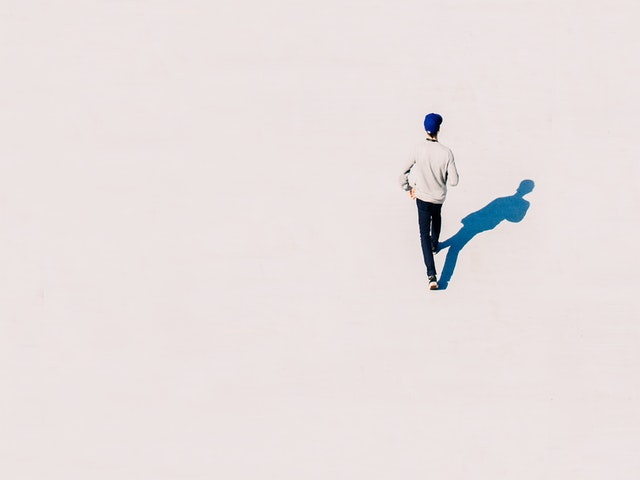
#> input picture haar_cascade/body_detection/body.jpg, 640 x 480 px
$ python body_detection.py
#> lines starting #> are read from the running program, lines starting #| are printed output that depends on the picture; after the words box and inside, x2 and y2 are one past the last pixel; in counts of white or black regions, pixels touching at a corner belong together
import cv2
img = cv2.imread("body.jpg")
#> img is the input picture: shape (480, 640, 3); mean B, G, R 224.1, 225, 232.8
body_cascade = cv2.CascadeClassifier("fullbody.xml")

gray = cv2.cvtColor(img, cv2.COLOR_BGR2GRAY)
bodies = body_cascade.detectMultiScale(gray , 1.1 ,1)
#> bodies = [[398, 157, 66, 133], [370, 70, 129, 258]]

for(x,y,w,h) in bodies:
    cv2.rectangle(img,(x,y),(x+w,y+h) , (0,0,255) , 3)
#> this loop made 2 passes
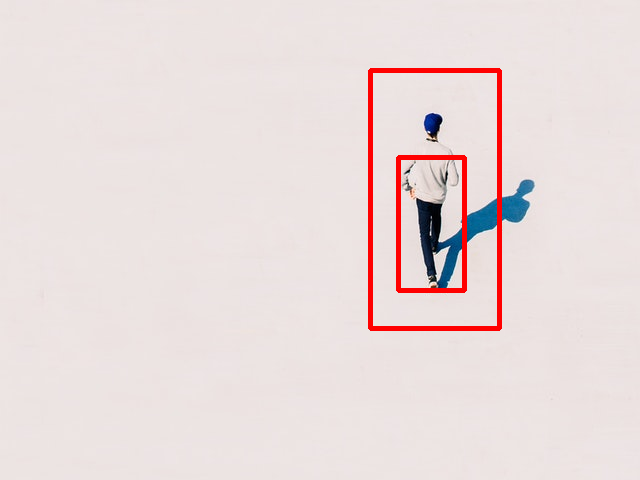
#> img: shape (480, 640, 3); 1.9% of pixels changed, all inside (x1, y1, x2, y2) = (368, 68, 502, 331)

cv2.imshow("i" , img)
cv2.waitKey(0)
cv2.destroyAllWindows()


#####################################
#for video
import cv2

vid = cv2.VideoCapture("body.mp4")
body_cascade = cv2.CascadeClassifier("fullbody.xml")

while 1:
    ret,frame = vid.read()
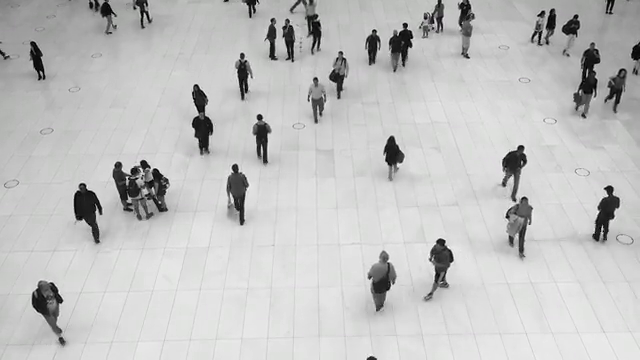
#> input picture frame 34 of haar_cascade/body_detection/body.mp4, 640 x 360 px
#> frame is the input picture: shape (360, 640, 3); mean B, G, R 193.5, 193.8, 193.6
    gray = cv2.cvtColor(frame, cv2.COLOR_BGR2GRAY)
#> gray: shape (360, 640)
    bodies = body_cascade.detectMultiScale(gray,1.1,4)
#> bodies = [[299, 64, 35, 70], [258, 10, 29, 58], [376, 126, 31, 63], [324, 43, 30, 61], [244, 102, 33, 66], [424, 228, 33, 66], [361, 249, 36, 73], [487, 154, 57, 114], [190, 65, 91, 182]]

    for (x, y, w, h) in bodies:
        cv2.rectangle(frame, (x, y), (x + w, y + h), (0, 0, 255), 3)
#> this loop made 9 passes
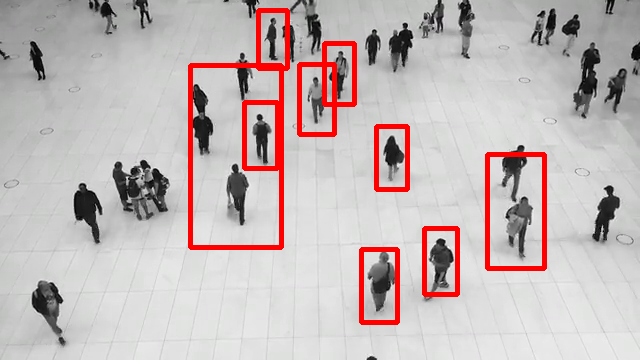
#> frame: shape (360, 640, 3); 4.76% of pixels changed, all inside (x1, y1, x2, y2) = (188, 8, 547, 325)
    cv2.imshow("video" , frame)

    if cv2.waitKey(10) &0xFF ==ord("q"):
#> (key q is pressed here)
        break

vid.release()
cv2.destroyAllWindows()
